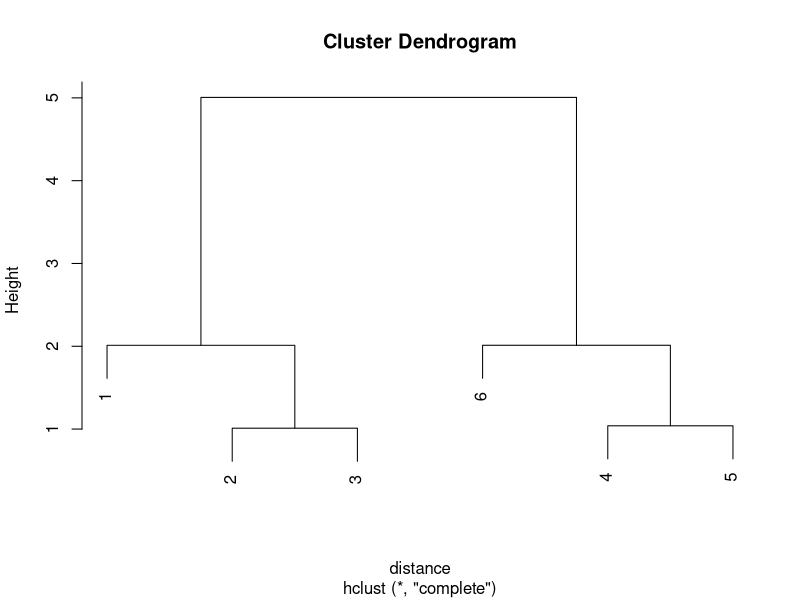

Write the R code that produced this figure.
data1 <- read.csv("data1.csv", header = TRUE)
distance <- dist(data1, method = "euclidean")
print(distance)
hc <- hclust(distance, method = "complete")

pdf("lab2_plot.pdf")
plot(hc)
dev.off()